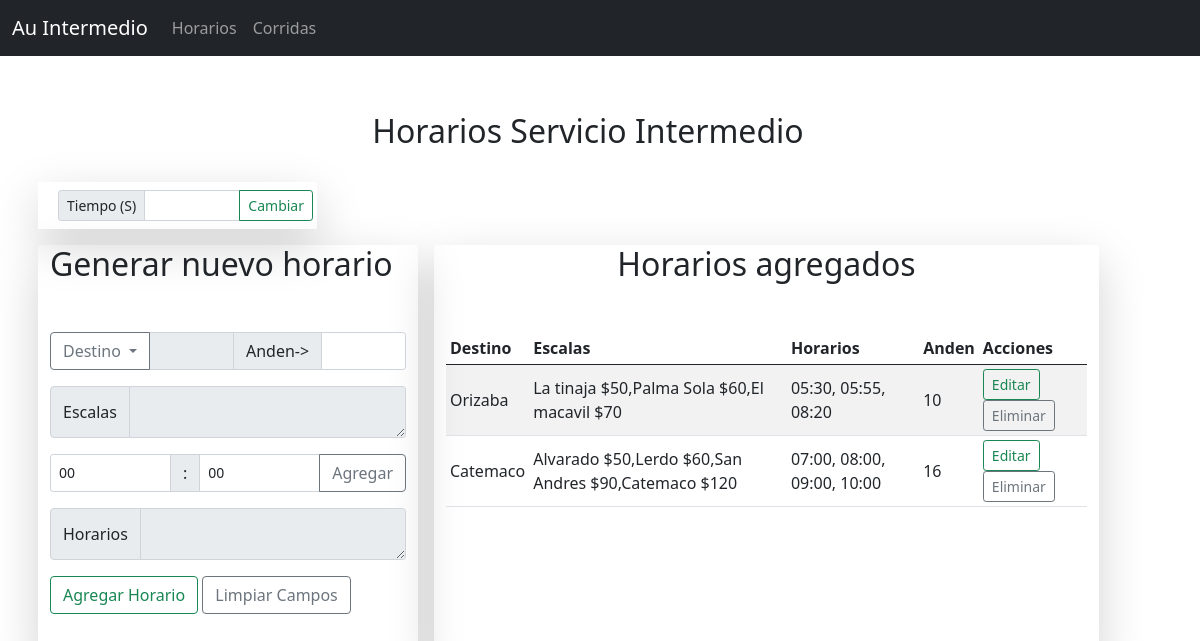
The app's page /horarios, older data.
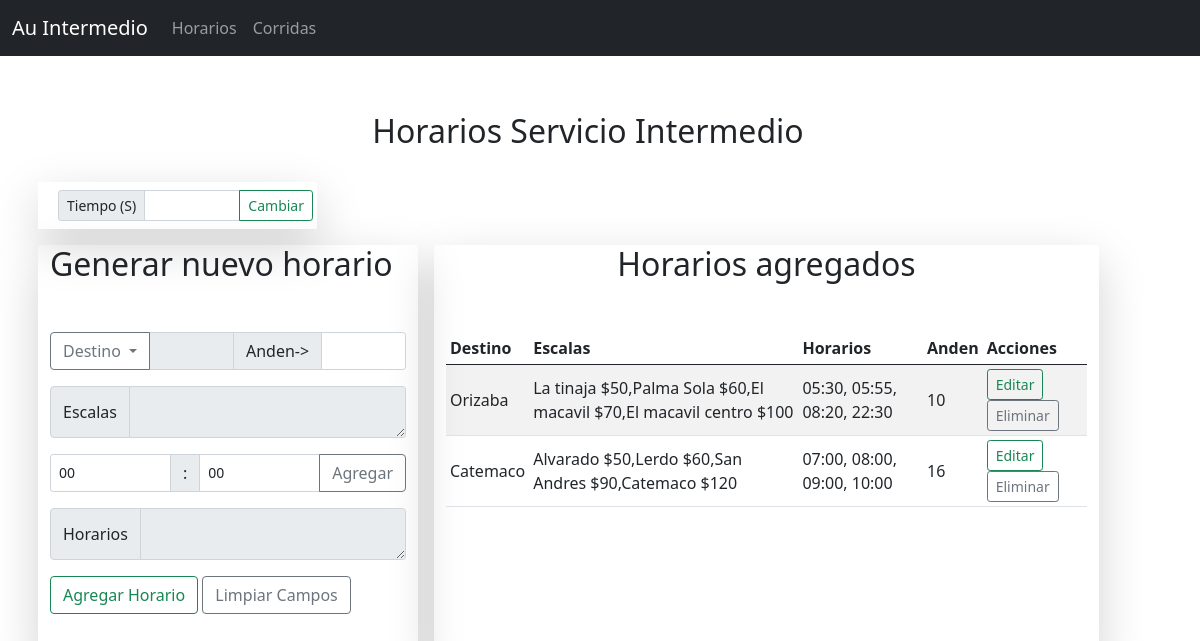
The same page, newer data.
### app.py (models this page shows)
class Horarios(db.Model):
    __tablename__ = "horario"
    id = db.Column(db.Integer, primary_key = True)
    destino = db.Column(db.String(100), nullable = False)
    escala = db.Column(db.String, nullable = False)
    horario = db.Column(db.String, nullable = False)
    anden = db.Column(db.Integer, nullable = False)

### app.py (the view, shortened to what this page needs)
@app.route('/horarios', methods = ['GET', 'POST'])
def horarios():
    return render_template('horarios.html', horarios = Horarios.query, corridas = Corrida.query)

### templates/horarios.html (shortened to what this page needs)
{% extends 'base.html' %}
    {% block hide %}
    {% for i in corridas %}
        <label class="none" id="data{{i.id}}">{{i.escala}}</label><br>
     {% endfor %}
     {% endblock %}
    {% block content %}
      <div class="row justify-content-center mb-3">
        <h2 class=" d-flex justify-content-center">Horarios Servicio Intermedio</h2>
      </div>
      <div class="row">
        <div class="col-3 bg-transparent shadow-lg m-2">
          <div class="input-group input-group-sm m-2">
            <span class="input-group-text" id="inputGroup-sizing-sm">Tiempo (S)</span>
            <input type="number" class="form-control" name="terminal">
            <a href="/change_terminal" class="btn btn-outline-success">Cambiar</a>
          </div>
        </div>
      </div>
      <div class="formcontent col-md-12 col-ms-12 col-lg-4 m-2 rounded-2 shadow-lg bg-transparent">
        <h2 class="mb-5">Generar nuevo horario</h2>
        <form class="mb-5" action="/horarios" method="post">
      <div class="input-group mb-3">
        <button class="btn btn-outline-secondary dropdown-toggle" type="button" data-bs-toggle="dropdown" aria-expanded="false">
          Destino
        </button>
        <input type="text" id="destino"name="destino" class="form-control form-control-sm" aria-label="Text input with dropdown button" readonly>
        <span class="input-group-text">Anden-></span>
        <input type="number" id="anden" name="anden" class="form-control form-control-sm">
      </div>
      <div class="input-group mb-3">
        <span class="input-group-text">Escalas</span>
        <textarea class="form-control form-control-sm" placeholder="" id="escala" name="escala" readonly></textarea>
      </div>
      <div class="input-group mb-3">
        <select name="hora" id="hora" class="form-control form-control-sm">
           <option value = "00"> 00 </option>
        </select>
        <span class="input-group-text"> : </span>
        <select name="minuto" id="minuto" class="form-control form-control-sm">
          <option value="00">00</option>
        </select>
        <button class="btn btn-outline-secondary" onclick="add_hora()" type="button">Agregar</button>
      </div>
      <div class="input-group mb-3">
        <span class="input-group-text">Horarios</span>
        <textarea class="form-control form-control-sm" placeholder="" id="horarios" name="horarios" readonly></textarea>
      </div>
      <button class="btn btn-outline-success" type="submit">Agregar Horario</button>
      <button class="btn btn-outline-secondary" onclick="reset()" type="button">Limpiar Campos</button>
      </form>
      </div>
      <div class="tablecontent col-md-12 col-sm-12 col-lg-7 m-2 rounded-2 shadow-lg bg-transparent">
          <h2 class="mb-5 text-center">Horarios agregados</h2>
          <table class="table table-sm table-striped align-middle">
            <thead>
              <tr>
                <th>Destino</th>
                <th>Escalas</th>
                <th>Horarios</th>
                <th>Anden</th>
                <th>Acciones</th>
              </tr>
            </thead>
            <tbody>
              {% for i in horarios%}
              <tr>
                <td>{{i.destino}}</td>
                <td>{{i.escala}}</td>
                <td>{{i.horario}}</td>
                <td>{{i.anden}}</td>
                <td>
                  <a href="/edit/{{i.id}}" class="btn btn-sm btn-outline-success">Editar</a>
                  <a href="/delete/{{i.id}}" class=" btn btn-sm btn-outline-secondary">Eliminar</a>
                </td>
              </tr>
              {% endfor %}
            </tbody>
          </table>
      </div>
    {% endblock %}

### templates/base.html (shortened to what this page needs)
<!DOCTYPE html>
<html lang="en">
<head>
	<link rel="stylesheet" type="text/css" href="{{url_for('static', filename ='/css/bootstrap.min.css' )}} ">
	<link rel="stylesheet" type="text/css" href="{{url_for('static', filename = '/css/main.css')}}">
</head>
<body>
	<nav class="navbar navbar-expand-lg navbar-dark bg-dark">
	  <div class="container-fluid">
	    <a class="navbar-brand" href="/">Au Intermedio</a>
	    <div class="collapse navbar-collapse" id="navbarNav">
	      <ul class="navbar-nav">
	        <li class="nav-item">
	          <a class="nav-link" href="/horarios">Horarios</a>
	        </li>
	        <li class="nav-item">
	          <a class="nav-link" href="/corridas">Corridas</a>
	        </li>
	      </ul>
	    </div>
	  </div>
	</nav>
	<div class="container">
		{% block hide %}{% endblock %}
		<div class="row mt-2 ">
			{% block content %}{% endblock %}
		</div>
	</div>
</body>
</html>

Row changes from the older to the newer data that the page shows:
changed Horarios "Orizaba": escala "La tinaja $50,Palma Sola $60,El macavil $70" → "La tinaja $50,Palma Sola $60,El macavil $70,El macavil centro $100"; horario "05:30, 05:55, 08:20" → "05:30, 05:55, 08:20, 22:30"
